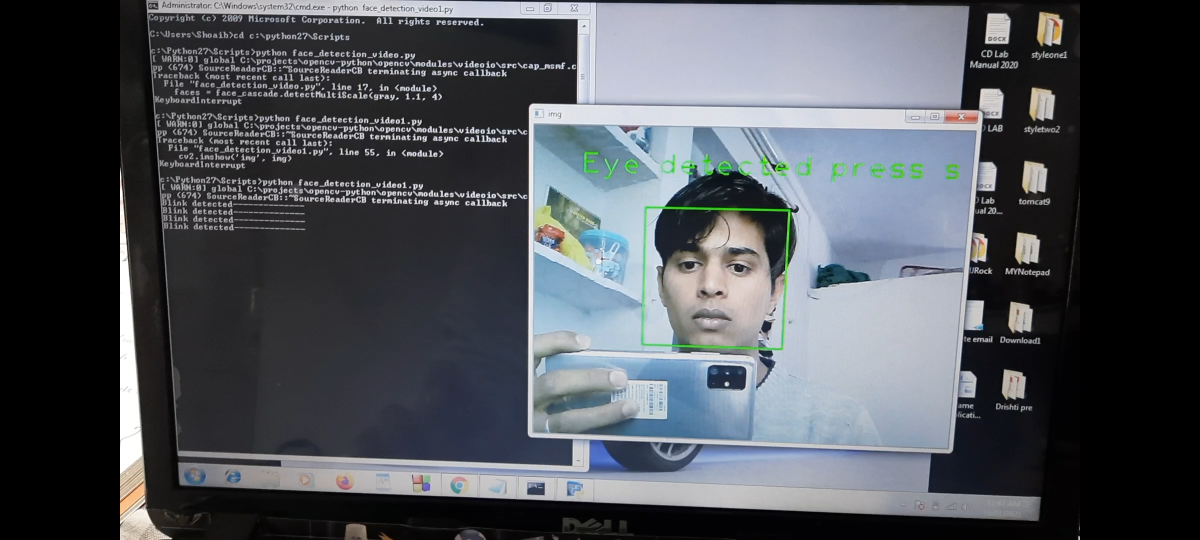
#> input picture face_detection.jpg, 2400 x 1080 px, given in place of the camera (shown at 1/2 size)
$ python face_detection_video.py
#> lines starting #> are read from the running program, lines starting #| are printed output that depends on the picture; after the words box and inside, x2 and y2 are one past the last pixel; in counts of white or black regions, pixels touching at a corner belong together
# import numpy as np
import cv2

# Initializing the face and eye cascade classifiers from xml files
face_cascade = cv2.CascadeClassifier('haarcascade_frontalface_default.xml')
eye_cascade = cv2.CascadeClassifier('haarcascade_eye_tree_eyeglasses.xml')

# Variable store execution state
first_read = True

# Starting the video capture
cap = cv2.VideoCapture(0)
ret, img = cap.read()
#> img is the input picture: shape (1080, 2400, 3); mean B, G, R 87.9, 82, 78.1

while ret:
    ret, img = cap.read()
    # Coverting the recorded image to grayscale
    gray = cv2.cvtColor(img, cv2.COLOR_BGR2GRAY)
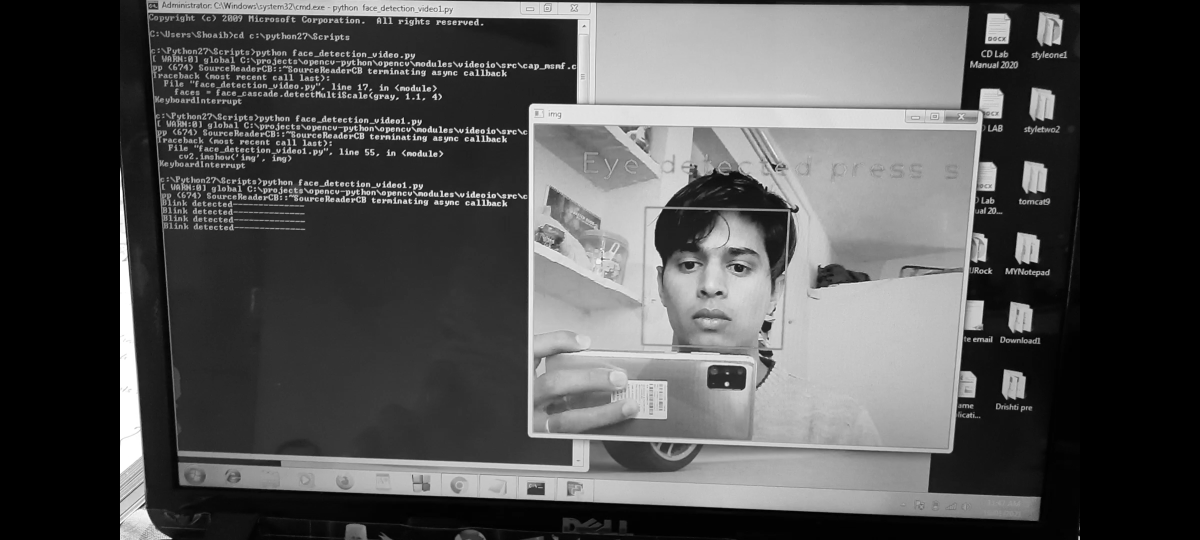
#> gray: shape (1080, 2400) (shown at 1/2 size); min 0, max 255, mean 81.5
    # Applying filter to remove impurities
    gray = cv2.bilateralFilter(gray, 5, 1, 1)

    # Detecting the face for region of image to be fed to eye classifier
    faces = face_cascade.detectMultiScale(gray, 1.3, 5, minSize=(50, 50))
#> faces = [[1284, 415, 295, 295]]
    if len(faces) > 0:
        for (x, y, w, h) in faces:
            img = cv2.rectangle(img, (x, y), (x + w, y + h), (0, 255, 0), 2)

            # roi_face is face which is input to eye classifier
            roi_face = gray[y:y + h, x:x + w]
            roi_face_clr = img[y:y + h, x:x + w]
            eyes = eye_cascade.detectMultiScale(roi_face, 1.3, 5, minSize=(50, 50))

            # Examining the length of eyes object for eyes
            if len(eyes) >= 2:
                # Check if program is running for detection
                if first_read:
                    cv2.putText(img, "Eye detected press s to begin", (70, 70), cv2.FONT_HERSHEY_PLAIN, 3, (0, 255, 0),
                                2)
                else:
                    cv2.putText(img, "Eyes open!", (70, 70), cv2.FONT_HERSHEY_PLAIN, 2, (255, 255, 255), 2)
            else:
                if first_read:
                    # To ensure if the eyes are present before starting
                    cv2.putText(img, "No eyes detected", (70, 70), cv2.FONT_HERSHEY_PLAIN, 3, (0, 0, 255), 2)
                else:
                    # This will print on console and restart the algorithm
                    print("Blink detected--------------")
                    cv2.waitKey(3000)
                    first_read = True
#> this loop made 1 pass
#> (x, y, w, h, eyes) on pass 1: (1284, 415, 295, 295, [[64, 84, 60, 60], [161, 89, 61, 61]])
#> pass 1, `img = cv2.rectangle(img, (x, y), (x + w, y + h), (0, 255, 0), 2)`:
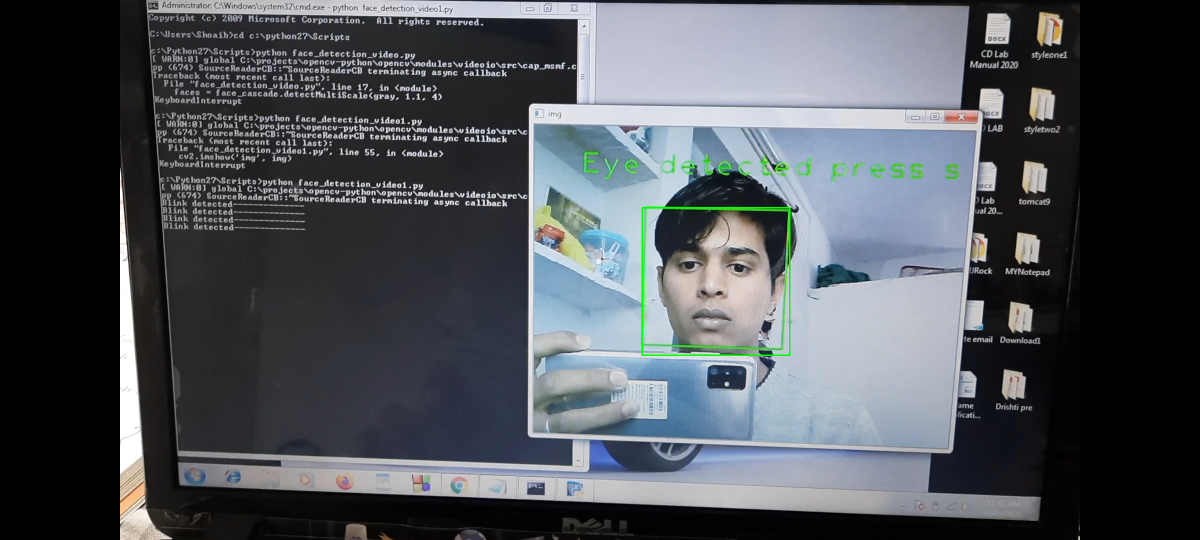
#> img: shape (1080, 2400, 3) (shown at 1/2 size); 0.14% of pixels changed, all inside (x1, y1, x2, y2) = (1283, 414, 1581, 712)
#> pass 1, `roi_face = gray[y:y + h, x:x + w]`:
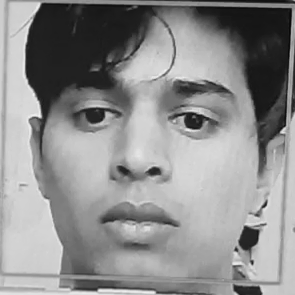
#> roi_face: shape (295, 295); min 8, max 245, mean 141.5
#> pass 1, `roi_face_clr = img[y:y + h, x:x + w]`:
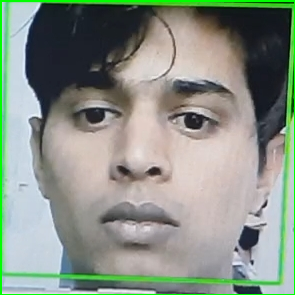
#> roi_face_clr: shape (295, 295, 3); mean B, G, R 134.7, 146, 136.8
#> after the loop:
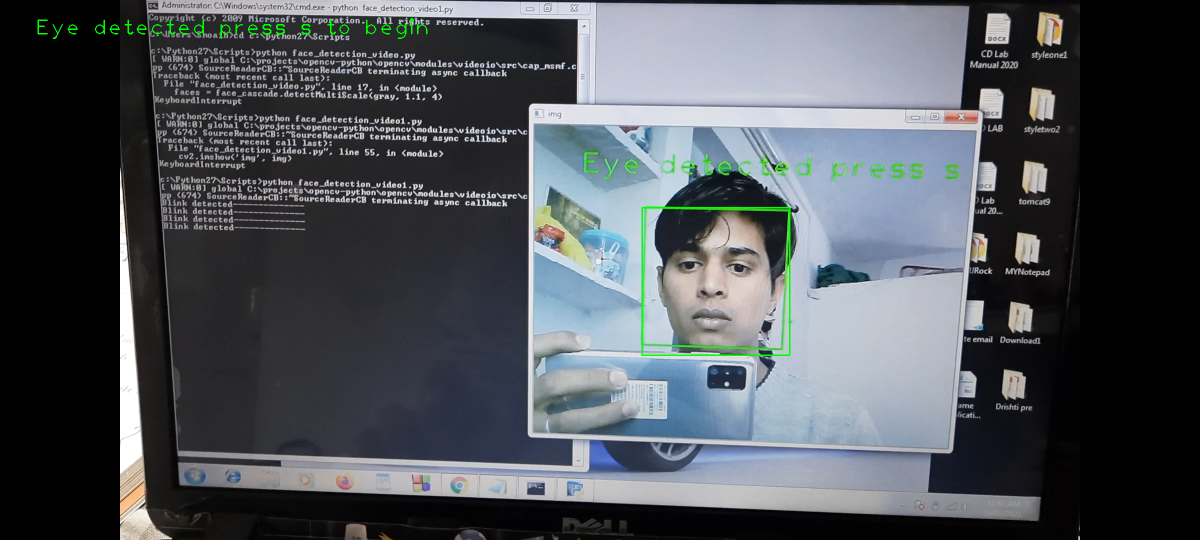
#> img: shape (1080, 2400, 3) (shown at 1/2 size); 0.15% of pixels changed, all inside (x1, y1, x2, y2) = (75, 36, 855, 78)

    else:
        cv2.putText(img, "No face detected", (100, 100), cv2.FONT_HERSHEY_PLAIN, 3, (0, 255, 0), 2)

    # Controlling the algorithm with keys
    cv2.imshow('img', img)
    a = cv2.waitKey(1)
#> (key q is pressed here)
    if a == ord('q'):
        break
    elif a == ord('s') and first_read:
        # This will start the detection
        first_read = False

cap.release()
cv2.destroyAllWindows()
